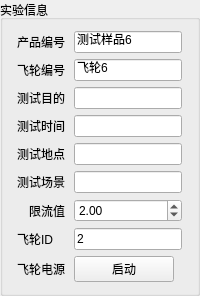
         <widget class="QGroupBox" name="groupBox_18">
          <property name="title">
           <string>实验信息</string>
          </property>
          <layout class="QGridLayout" name="gridLayout_26">
           <item row="0" column="0">
            <widget class="QLabel" name="label_127">
             <property name="sizePolicy">
              <sizepolicy hsizetype="Fixed" vsizetype="Preferred">
               <horstretch>0</horstretch>
               <verstretch>0</verstretch>
              </sizepolicy>
             </property>
             <property name="text">
              <string>产品编号</string>
             </property>
            </widget>
           </item>
           <item row="0" column="1">
            <widget class="QLineEdit" name="lineEdit_product_no_6">
             <property name="sizePolicy">
              <sizepolicy hsizetype="Preferred" vsizetype="Fixed">
               <horstretch>0</horstretch>
               <verstretch>0</verstretch>
              </sizepolicy>
             </property>
             <property name="maximumSize">
              <size>
               <width>130</width>
               <height>16777215</height>
              </size>
             </property>
             <property name="text">
              <string>测试样品6</string>
             </property>
            </widget>
           </item>
           <item row="1" column="0">
            <widget class="QLabel" name="label_126">
             <property name="sizePolicy">
              <sizepolicy hsizetype="Fixed" vsizetype="Preferred">
               <horstretch>0</horstretch>
               <verstretch>0</verstretch>
              </sizepolicy>
             </property>
             <property name="text">
              <string>飞轮编号</string>
             </property>
            </widget>
           </item>
           <item row="1" column="1">
            <widget class="QLineEdit" name="lineEdit_exp_fw_id_6">
             <property name="sizePolicy">
              <sizepolicy hsizetype="Preferred" vsizetype="Fixed">
               <horstretch>0</horstretch>
               <verstretch>0</verstretch>
              </sizepolicy>
             </property>
             <property name="maximumSize">
              <size>
               <width>130</width>
               <height>16777215</height>
              </size>
             </property>
             <property name="text">
              <string>飞轮6</string>
             </property>
            </widget>
           </item>
           <item row="2" column="0">
            <widget class="QLabel" name="label_131">
             <property name="sizePolicy">
              <sizepolicy hsizetype="Fixed" vsizetype="Preferred">
               <horstretch>0</horstretch>
               <verstretch>0</verstretch>
              </sizepolicy>
             </property>
             <property name="text">
              <string>测试目的</string>
             </property>
            </widget>
           </item>
           <item row="2" column="1">
            <widget class="QLineEdit" name="lineEdit_exp_aim_6">
             <property name="sizePolicy">
              <sizepolicy hsizetype="Preferred" vsizetype="Fixed">
               <horstretch>0</horstretch>
               <verstretch>0</verstretch>
              </sizepolicy>
             </property>
             <property name="maximumSize">
              <size>
               <width>130</width>
               <height>16777215</height>
              </size>
             </property>
             <property name="text">
              <string/>
             </property>
            </widget>
           </item>
           <item row="3" column="0">
            <widget class="QLabel" name="label_128">
             <property name="sizePolicy">
              <sizepolicy hsizetype="Fixed" vsizetype="Preferred">
               <horstretch>0</horstretch>
               <verstretch>0</verstretch>
              </sizepolicy>
             </property>
             <property name="text">
              <string>测试时间</string>
             </property>
            </widget>
           </item>
           <item row="3" column="1">
            <widget class="QLineEdit" name="lineEdit_exp_time_6">
             <property name="sizePolicy">
              <sizepolicy hsizetype="Preferred" vsizetype="Fixed">
               <horstretch>0</horstretch>
               <verstretch>0</verstretch>
              </sizepolicy>
             </property>
             <property name="maximumSize">
              <size>
               <width>130</width>
               <height>16777215</height>
              </size>
             </property>
             <property name="text">
              <string/>
             </property>
            </widget>
           </item>
           <item row="4" column="0">
            <widget class="QLabel" name="label_129">
             <property name="text">
              <string>测试地点</string>
             </property>
            </widget>
           </item>
           <item row="4" column="1">
            <widget class="QLineEdit" name="lineEdit_exp_address_6">
             <property name="sizePolicy">
              <sizepolicy hsizetype="Fixed" vsizetype="Fixed">
               <horstretch>0</horstretch>
               <verstretch>0</verstretch>
              </sizepolicy>
             </property>
             <property name="maximumSize">
              <size>
               <width>130</width>
               <height>16777215</height>
              </size>
             </property>
            </widget>
           </item>
           <item row="5" column="0">
            <widget class="QLabel" name="label_130">
             <property name="text">
              <string>测试场景</string>
             </property>
            </widget>
           </item>
           <item row="5" column="1">
            <widget class="QLineEdit" name="lineEdit_exp_environment_6">
             <property name="sizePolicy">
              <sizepolicy hsizetype="Fixed" vsizetype="Fixed">
               <horstretch>0</horstretch>
               <verstretch>0</verstretch>
              </sizepolicy>
             </property>
             <property name="maximumSize">
              <size>
               <width>130</width>
               <height>16777215</height>
              </size>
             </property>
            </widget>
           </item>
           <item row="6" column="0">
            <widget class="QLabel" name="label_626">
             <property name="text">
              <string>限流值</string>
             </property>
             <property name="alignment">
              <set>Qt::AlignRight|Qt::AlignTrailing|Qt::AlignVCenter</set>
             </property>
            </widget>
           </item>
           <item row="6" column="1">
            <widget class="QDoubleSpinBox" name="doubleSpinBox_limit_current_6">
             <property name="decimals">
              <number>2</number>
             </property>
             <property name="singleStep">
              <double>0.100000000000000</double>
             </property>
             <property name="value">
              <double>2.000000000000000</double>
             </property>
            </widget>
           </item>
           <item row="8" column="0">
            <widget class="QLabel" name="label_125">
             <property name="sizePolicy">
              <sizepolicy hsizetype="Fixed" vsizetype="Preferred">
               <horstretch>0</horstretch>
               <verstretch>0</verstretch>
              </sizepolicy>
             </property>
             <property name="text">
              <string>飞轮电源</string>
             </property>
            </widget>
           </item>
           <item row="8" column="1">
            <widget class="QPushButton" name="pushButton_system_power_6">
             <property name="maximumSize">
              <size>
               <width>100</width>
               <height>16777215</height>
              </size>
             </property>
             <property name="text">
              <string>启动</string>
             </property>
            </widget>
           </item>
           <item row="7" column="0">
            <widget class="QLabel" name="label_334">
             <property name="text">
              <string>飞轮ID</string>
             </property>
            </widget>
           </item>
           <item row="7" column="1">
            <widget class="QLineEdit" name="lineEdit_fwid_6">
             <property name="sizePolicy">
              <sizepolicy hsizetype="Fixed" vsizetype="Fixed">
               <horstretch>0</horstretch>
               <verstretch>0</verstretch>
              </sizepolicy>
             </property>
             <property name="text">
              <string>2</string>
             </property>
            </widget>
           </item>
          </layout>
         </widget>
